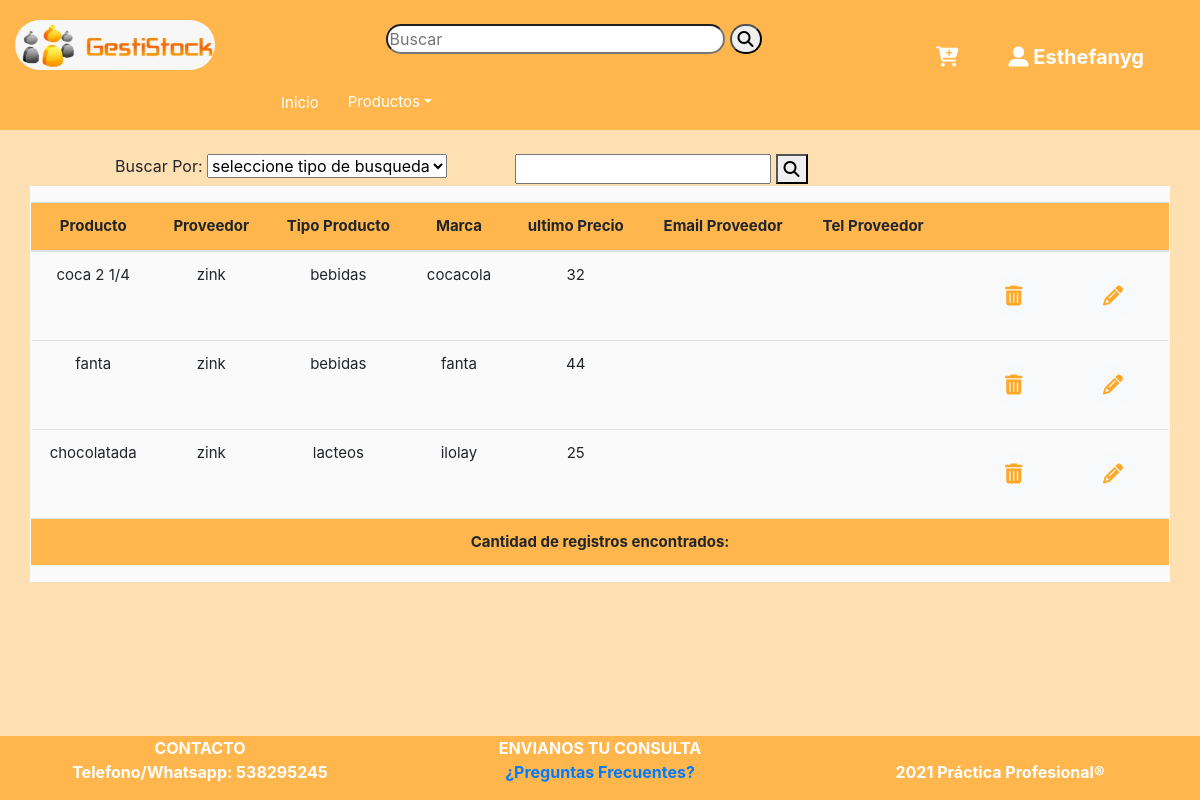
The app's page /Anteriores/listarProvProd.php (signed in) with its own data.
### tables this page shows
CREATE TABLE `productos` (
  `idProducto` int(11) NOT NULL,
  `descripcion` varchar(45) NOT NULL,
  `idPuestoFisico` int(11) NOT NULL,
  `imagen` varchar(45) NOT NULL,
  `Lote` varchar(45) NOT NULL,
  `fechaCaducidad` date NOT NULL,
  `cantidadProd` int(11) NOT NULL,
  `precio` float NOT NULL,
  `idEstado` int(11) DEFAULT NULL
);

CREATE TABLE `proveedores` (
  `idProveedor` int(11) NOT NULL,
  `empresa` varchar(45) NOT NULL,
  `cuit` varchar(11) NOT NULL,
  `descripcion` varchar(200) NOT NULL,
  `idEstado` int(11) NOT NULL DEFAULT 1
);

CREATE TABLE `tiposproductos` (
  `idTipoProducto` int(11) NOT NULL,
  `descripcion` varchar(45) NOT NULL
);

CREATE TABLE `marcas` (
  `idMarca` int(11) NOT NULL,
  `nombreMarca` varchar(45) NOT NULL
);

CREATE TABLE `productostpmarcas` (
  `idProducto` int(11) NOT NULL,
  `idProveedor` int(11) NOT NULL,
  `idTpMarca` int(11) NOT NULL,
  `precio` int(11) NOT NULL
);

### Anteriores/listarProvProd.php (the view, shortened to what this page needs)
<?php require ('header.php');
$consulta="SELECT p.idProducto,p.descripcion,pr.empresa, tpp.idTpMarca,tpp.precio, m.nombreMarca,tp.descripcion as tipoProducto FROM productos p
JOIN productostpmarcas tpp on p.idProducto=tpp.idProducto
JOIN proveedores pr on tpp.idProveedor=pr.idProveedor
JOIN tiposproductos_marcas tpm on tpm.idTpMarca=tpp.idTpMarca
JOIN marcas m on m.idMarca= tpm.idMarca
JOIN tiposproductos tp on tp.idTipoProducto=tpm.idTipoProducto
WHERE pr.empresa LIKE '%zink%'";
$query=mysqli_query($conexion,$consulta);
?>
<br>
<form action="listarProvProd.php" method="GET">
	<div class="row justify-content-center">
		<div class="col-md-4">
			<label>Buscar Por:</label>
			<select>
				<option value="0">
					seleccione tipo de busqueda
				</option>
			</select>
		</div>
		<div class="col-md-6">
			<input type="text" name="listarPP" id="listarPP">
			<button type="submit"><i class="fas fa-search"></i></i></button>
		</div>
	</div>
</form>
<div class="col-md-12">
	<div id="result" style="border: 1px solid white;overflow-y: scroll;background:#fafafa;padding-top:15px">
		<table class="table striped" style="background:#fafafa;height:300px">
			<thead>
				<th style="text-align: center;">Producto</th>
				<th style="text-align: center;">Proveedor</th>
				<th style="text-align: center;">Tipo Producto</th>
				<th style="text-align: center;">Marca</th>
				<th style="text-align: center;">ultimo Precio</th>
				<th style="text-align: center;">Email Proveedor</th>
				<th style="text-align: center;">Tel Proveedor</th>
				<th></th>
				<th></th>
				<th></th>
			</thead>
			<tbody>
				<?php while ($row=mysqli_fetch_array($query)): ?>
					<tr>
						<td style="text-align: center"><?php echo $row['descripcion'];?></td>
						<td style="text-align: center"><?php echo $row['empresa'];?></td>
						<td style="text-align: center"><?php echo $row['tipoProducto'];?></td>
						<td style="text-align: center"><?php echo $row['nombreMarca']; ?></td>
						<td style="text-align: center"><?php echo $row['precio'];?></td>
						<td style="text-align: center"><?php// echo $Telefono;?></td>
						<td></td>
						<td></td>
							<td><a href="#" style="border-radius:30px;font-size:20px" class="btn btn-light" data-toggle="modal" data-target="#info<?php echo $idPersona; ?>"><i class="fas fa-trash-alt"></i></a></td>
								<td>
									<form method="POST" action="modificarUsuario.php">
										<button style="border-radius:30px;font-size:20px" type="submit" name="idPersona" value="<?php echo $row['idPersona'];?>" class="btn btn-light"><i class="fas fa-pencil-alt"></i></button>
									</form>
								</td>
					</tr>
				<?php endwhile ?>
			</tbody>
			<tfoot>
				<tr align="center">
					<th colspan="12">Cantidad de registros encontrados: <?php// echo $total_usuarios?></th>
				</tr>
			</tfoot>
		</table>
	</div>
</div>
<?php require 'footer.php'; ?>

### records on screen
productos: descripcion "coca 2 1/4", proveedores.empresa "zink", tiposproductos.descripcion "bebidas", marcas.nombreMarca "cocacola", productostpmarcas.precio "32"
productos: descripcion "fanta", proveedores.empresa "zink", tiposproductos.descripcion "bebidas", marcas.nombreMarca "fanta", productostpmarcas.precio "44"
productos: descripcion "chocolatada", proveedores.empresa "zink", tiposproductos.descripcion "lacteos", marcas.nombreMarca "ilolay", productostpmarcas.precio "25"

### other values on screen
$nombre_usuario "Esthefanyg"
